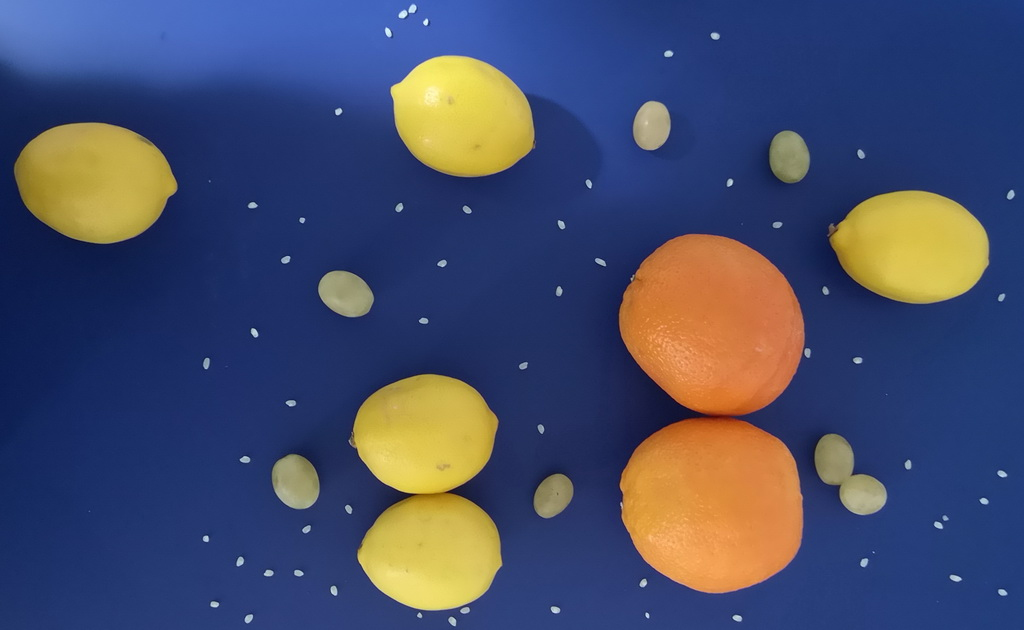
#> input picture Python/Counting Object/im_03.jpg, 1024 x 630 px, given in place of vid2.mp4, which was not available
$ python main.py
#> lines starting #> are read from the running program, lines starting #| are printed output that depends on the picture; after the words box and inside, x2 and y2 are one past the last pixel; in counts of white or black regions, pixels touching at a corner belong together; pictures that were not available may be replaced by others from this repository, and a replacement may not be noted
import cv2
import numpy as np
#import utilitis as utlis

curveList = []
avgVal = 10

def getHist(img,minPer=0.1,disp=False,region=1):
	if region == 1:
		histVal = np.sum(img, axis=0)
	else:
		histVal = np.sum(img[img.shape[0] // region:, :], axis=0)

	# print(histValues)
	maxVal = np.max(histVal)
	minVal = minPer * maxVal

	indexArray = np.where(histVal >= minVal)
	basePoint = int(np.average(indexArray))
	# print(basePoint)

	if disp:
		imgHist = np.zeros((img.shape[0], img.shape[1], 3), np.uint8)
		for x, intensity in enumerate(histVal):
			cv2.line(imgHist, (x, img.shape[0]), (x, img.shape[0] - intensity // 255 // region), (255, 0, 255), 1)
			cv2.circle(imgHist, (basePoint, img.shape[0]), 20, (0, 255, 255), cv2.FILLED)
		return basePoint, imgHist

	return basePoint

def initializeTrackbars(intialTracbarVals, wT=480, hT=240):
#> further down, img is the input picture: shape (630, 1024, 3); mean B, G, R 105.3, 76.7, 70.3
	cv2.namedWindow("Trackbars")
	cv2.resizeWindow("Trackbars", 360, 240)
	cv2.createTrackbar("Width Top", "Trackbars", intialTracbarVals[0], wT // 2, nothing)
	cv2.createTrackbar("Height Top", "Trackbars", intialTracbarVals[1], hT, nothing)
	cv2.createTrackbar("Width Bottom", "Trackbars", intialTracbarVals[2], wT // 2,nothing)
	cv2.createTrackbar("Height Bottom", "Trackbars", intialTracbarVals[3], hT,nothing)

def nothing(a):
	pass

def stackImages(scale,imgArray):
    rows = len(imgArray)
    cols = len(imgArray[0])
    rowsAvailable = isinstance(imgArray[0], list)
    width = imgArray[0][0].shape[1]
    height = imgArray[0][0].shape[0]
    if rowsAvailable:
        for x in range ( 0, rows):
            for y in range(0, cols):
                if imgArray[x][y].shape[:2] == imgArray[0][0].shape [:2]:
                    imgArray[x][y] = cv2.resize(imgArray[x][y], (0, 0), None, scale, scale)
                else:
                    imgArray[x][y] = cv2.resize(imgArray[x][y], (imgArray[0][0].shape[1], imgArray[0][0].shape[0]), None, scale, scale)
                if len(imgArray[x][y].shape) == 2: imgArray[x][y]= cv2.cvtColor( imgArray[x][y], cv2.COLOR_GRAY2BGR)
        imageBlank = np.zeros((height, width, 3), np.uint8)
        hor = [imageBlank]*rows
        hor_con = [imageBlank]*rows
        for x in range(0, rows):
            hor[x] = np.hstack(imgArray[x])
        ver = np.vstack(hor)
    else:
        for x in range(0, rows):
            if imgArray[x].shape[:2] == imgArray[0].shape[:2]:
                imgArray[x] = cv2.resize(imgArray[x], (0, 0), None, scale, scale)
            else:
                imgArray[x] = cv2.resize(imgArray[x], (imgArray[0].shape[1], imgArray[0].shape[0]), None,scale, scale)
            if len(imgArray[x].shape) == 2: imgArray[x] = cv2.cvtColor(imgArray[x], cv2.COLOR_GRAY2BGR)
        hor= np.hstack(imgArray)
        ver = hor
    return ver

def warpImg(img, points, w, h,inv=False):


	pts1 = np.float32(points)
	pts2 = np.float32([[0, 0], [w, 0], [0, h], [w, h]])
	if inv:
		matrix = cv2.getPerspectiveTransform(pts2, pts1)
	else:
		matrix = cv2.getPerspectiveTransform(pts1, pts2)
	imgWarp = cv2.warpPerspective(img, matrix, (w, h))
	return imgWarp

def getHistogram(img, display=False, minVal=0.1, region=4):
	histValues = np.sum(img, axis=0)
	print(histValues)

def drawPoints(img, points):
	for x in range(4):
		cv2.circle(img, (int(points[x][0]), int(points[x][1])), 15, (0, 0, 255), cv2.FILLED)
	return img

def getLaneCurve(img,display=2):
#> called with display = 2
	imgCopy = img.copy()
	imgResult = img.copy()
	#### STEP 1
	# converted = convert_hls(img)
	image = cv2.cvtColor(img, cv2.COLOR_BGR2HSV)
#> image: shape (240, 480, 3); mean H, S, V 93.9, 170.7, 131
	lower = np.uint8([70, 0, 0])
	upper = np.uint8([255, 160, 255])

	mask = cv2.inRange(image, lower, upper)
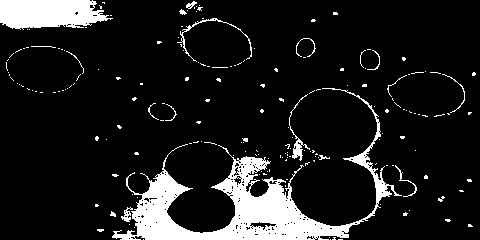
#> mask: shape (240, 480); 11.6% white; 189 white regions (169 under 20 px), largest, box (x1, y1, x2, y2) and area: (112, 88, 402, 240) 8828, (0, 0, 113, 30) 2624, (177, 18, 252, 62) 221
    #cv2.imshow('t',mask)
	# Am identificat drumul pe care trebuie sa il urmeze masina
	# regiunea de interes
	result1 = img.copy()
	#cv2.imshow('TEST',mask)


	hT, wT, c = img.shape
#> hT = 240; wT = 480; c = 3

	widthTop = cv2.getTrackbarPos("Width Top", "Trackbars")
	heightTop = cv2.getTrackbarPos("Height Top", "Trackbars")
	widthBottom = cv2.getTrackbarPos("Width Bottom", "Trackbars")
	heightBottom = cv2.getTrackbarPos("Height Bottom", "Trackbars")
	puntcte = np.float32([(widthTop, heightTop), (wT - widthTop, heightTop),
	                      (widthBottom, heightBottom), (wT - widthBottom, heightBottom)])

	points = puntcte

	imgWarp = warpImg(mask, points, wT, hT)
	imgWarpPoints = drawPoints(imgCopy, points)
#> after the loop in drawPoints, `for x in range(4):`:
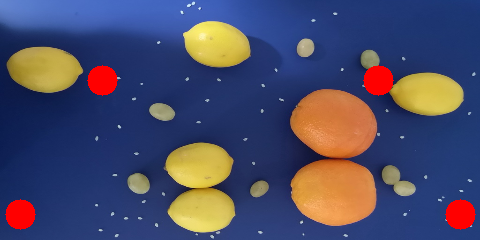
#> img: shape (240, 480, 3); mean B, G, R 102.7, 75.3, 75.7
	#cv2.imshow('test', imgWarp)
	midPoint,HistImg=getHist(imgWarp,disp=True,minPer=0.5,region=4)
#> in getHist, `histVal = np.sum(img[img.shape[0] // region:, :], axis=0)`: histVal = 480 values, max 20838 at index 246, min 0 at index 0, mean 4703.7
#> in getHist, `maxVal = np.max(histVal)`: maxVal = 20838
#> in getHist, `minVal = minPer * maxVal`: minVal = 10419
#> in getHist, `basePoint = int(np.average(indexArray))`: basePoint = 243
#> the loop in getHist, `for x, intensity in enumerate(histVal):` made 480 passes
#> intensity on passes 1 to 3: 0, 0, 0
#> after the loop in getHist, `for x, intensity in enumerate(histVal):`:
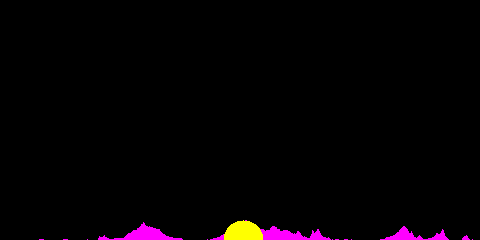
#> imgHist: shape (240, 480, 3); mean of channels 0, 1, 2 3.4, 1.3, 4.7; drawn as B, G, R
#> midPoint = 243
	curveAvgPoint, HistImg = getHist(imgWarp, disp=True, minPer=0.9, region=1)
#> call 2 of getHist, with minPer = 0.9, disp = True, region = 1
#> in getHist (call 2), `histVal = np.sum(img, axis=0)`: histVal = 480 values, max 20838 at index 246, min 0 at index 0, mean 5102.8
#> in getHist (call 2), `minVal = minPer * maxVal`: minVal = 18754.2
#> in getHist (call 2), `indexArray = np.where(histVal >= minVal)`: indexArray = ([244, 245, 246, 247, 248],)
#> in getHist (call 2), `basePoint = int(np.average(indexArray))`: basePoint = 246
#> the loop in getHist (call 2), `for x, intensity in enumerate(histVal):` made 480 passes
#> after the loop in getHist (call 2), `for x, intensity in enumerate(histVal):`:
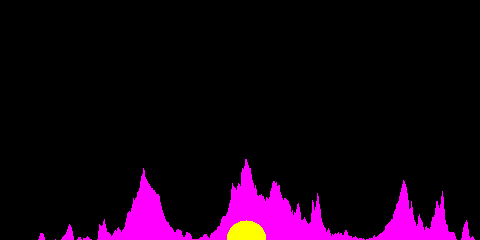
#> imgHist: shape (240, 480, 3); mean of channels 0, 1, 2 19.5, 1.3, 20.8; drawn as B, G, R
#> curveAvgPoint = 246
	curveRaw=curveAvgPoint-midPoint
#> curveRaw = 3
	#cv2.imshow('HistImg',HistImg)
	curveList.append(curveRaw)
	if len(curveList)>avgVal:
		curveList.pop(0)
	curve=int(sum(curveList)/len(curveList))
#> curve = 3


	#print(curveAvgPoint-midPoint)
	if display != 0:
		imgInvWarp = warpImg(imgWarp, points, wT, hT, inv=True)
		imgInvWarp = cv2.cvtColor(imgInvWarp, cv2.COLOR_GRAY2BGR)
		imgInvWarp[0:hT // 3, 0:wT] = 0, 0, 0
		imgLaneColor = np.zeros_like(img)
		imgLaneColor[:] = 0, 255, 0
		imgLaneColor = cv2.bitwise_and(imgInvWarp, imgLaneColor)
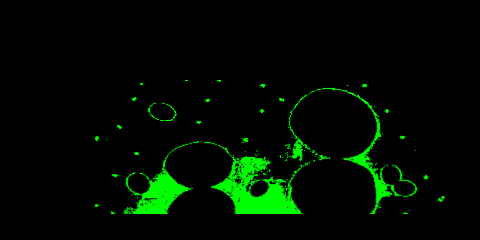
#> imgLaneColor: shape (240, 480, 3); mean B, G, R 0, 12.1, 0
		imgResult = cv2.addWeighted(imgResult, 1, imgLaneColor, 1, 0)
		midY = 450
		cv2.putText(imgResult, str(curve), (wT // 2 - 80, 85), cv2.FONT_HERSHEY_COMPLEX, 2, (255, 0, 255), 3)
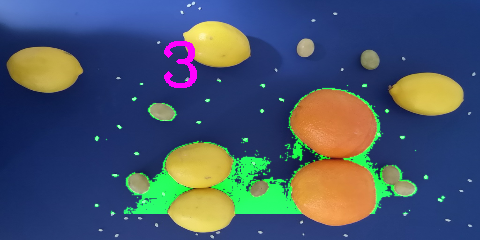
#> imgResult: shape (240, 480, 3); mean B, G, R 106.1, 86.4, 71.3
		cv2.line(imgResult, (wT // 2, midY), (wT // 2 + (curve * 3), midY), (255, 5, 255), 5)
		cv2.line(imgResult, ((wT // 2 + (curve * 3)), midY - 25), (wT // 2 + (curve * 3), midY + 25), (0, 255, 0), 5)
		for x in range(-30, 30):
			w = wT // 20
			cv2.line(imgResult, (w * x + int(curve // 50), midY - 10),
			         (w * x + int(curve // 50), midY + 10), (0, 0, 255), 2)
		#fps = cv2.getTickFrequency() / (cv2.getTickCount() - timer);
		#cv2.putText(imgResult, 'FPS ' + str(int(fps)), (20, 40), cv2.FONT_HERSHEY_SIMPLEX, 1, (230, 50, 50), 3);
	if display == 2:
		imgStacked = stackImages(0.7, ([img, imgWarpPoints, imgWarp],
		                                     [HistImg, imgLaneColor, imgResult]))
#> after the loop in stackImages, `for x in range(0, rows):`: hor = 2 items
#> in stackImages, `ver = np.vstack(hor)`:
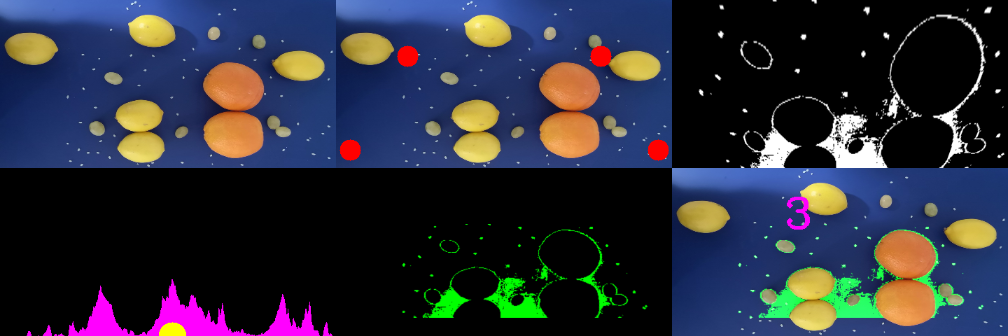
#> ver: shape (336, 1008, 3); mean of channels 0, 1, 2 59.1, 45.5, 43.2; drawn as B, G, R
		cv2.imshow('ImageStack', imgStacked)
	elif display == 1:
		cv2.imshow('Resutlt', imgResult)
###############
	#getHistogram(imgWarp2)
################

	#imgWarped=None;

	##NORMALIZARE##
	curve=curve/100
#> curve = 0.03
	if curve>1: curve == 1
	if curve<-1: curve == -1
	return curve

if __name__ == '__main__':
	cap = cv2.VideoCapture('vid2.mp4')
	intialTrackBarVals = [102, 80, 20, 214]
	initializeTrackbars(intialTrackBarVals)
	frameCounter = 0
	while True:
		frameCounter += 1
		if cap.get(cv2.CAP_PROP_FRAME_COUNT) == frameCounter:
			cap.set(cv2.CAP_PROP_POS_FRAMES, 0)
			frameCounter = 0

		success, img = cap.read()
		img = cv2.resize(img, (480, 240))
		curve = getLaneCurve(img,display=2)
#> curve = 0.03
		#print(curve)
		# cv2.imshow('Vid',img)
		cv2.waitKey(1)
